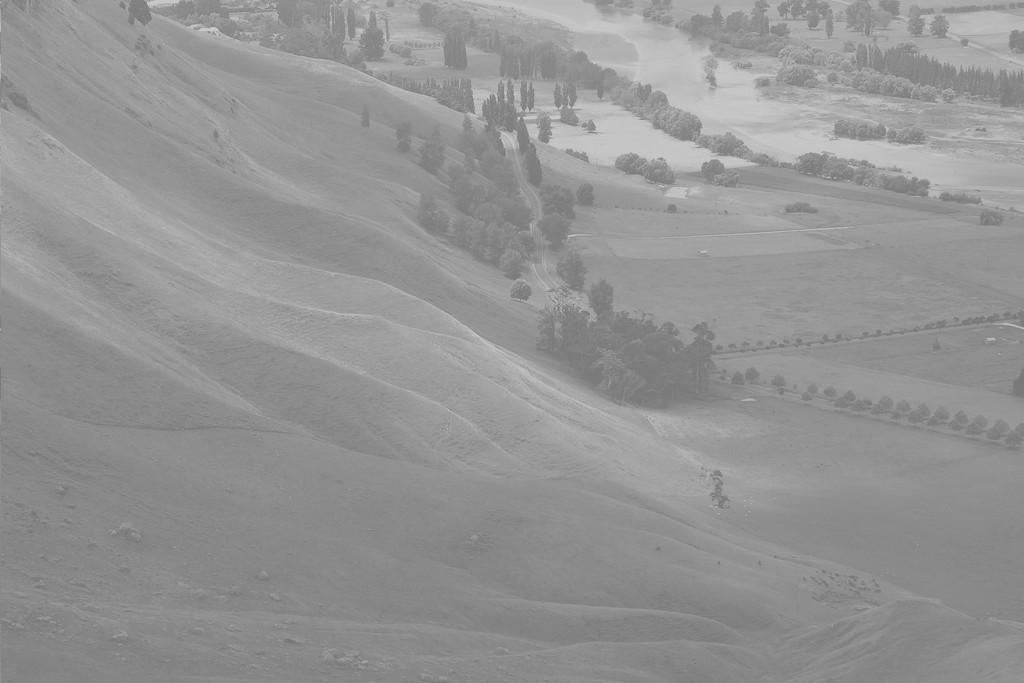
#> input picture histogram-equalization/bay.jpg, 1024 x 683 px
$ jupyter execute '直方图均衡.ipynb'
#> lines starting #> are read from the running program, lines starting #| are printed output that depends on the picture; after the words box and inside, x2 and y2 are one past the last pixel; in counts of white or black regions, pixels touching at a corner belong together
[cell 1]
import matplotlib.pyplot as plt
import numpy as np
import cv2
from skimage import data, img_as_float
from skimage import exposure

### Histograms Equalization in Numpy

[cell 2]
img = cv2.imread('bay.jpg', 0)
#> img is the input picture: shape (683, 1024); min 114, max 212, mean 148
hist, bins = np.histogram(img.flatten(), 256, [0, 256])
#> hist = 256 values, max 30266 at index 137, min 0 at index 0, mean 2732; bins = 257 values from 0 to 256

cdf = hist.cumsum()
#> cdf = 256 values from 0 to 699392
cdf_normalized = cdf * hist.max() / cdf.max()
#> cdf_normalized = 256 values from 0 to 30266

plt.plot(cdf_normalized, color='b')
plt.hist(img.flatten(), 256, [0, 256], color = 'r')
plt.xlim([0, 256])
plt.legend(('cdf', 'histogram'), loc='upper left')
plt.show()
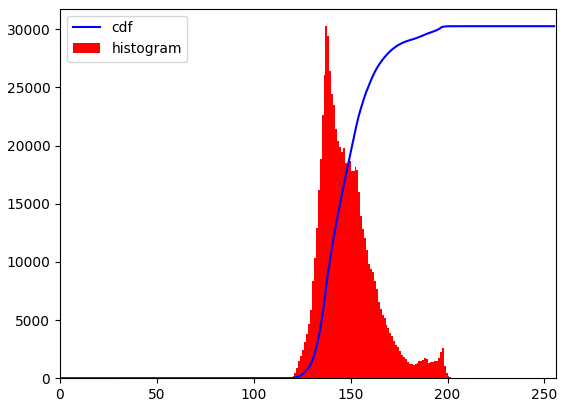
#> figure drawn by matplotlib, 1 panel; tallest bar 30266 high, from x = 137 to 138; curve peaks at x = 212, y = 30266

[cell 3]
cdf_m = np.ma.masked_equal(cdf, 0)
cdf_m = (cdf_m - cdf_m.min())*255 / (cdf_m.max() - cdf_m.min())
cdf = np.ma.filled(cdf_m, 0).astype('uint8')
#> cdf = 256 values from 0 to 255
img2 = cdf[img]
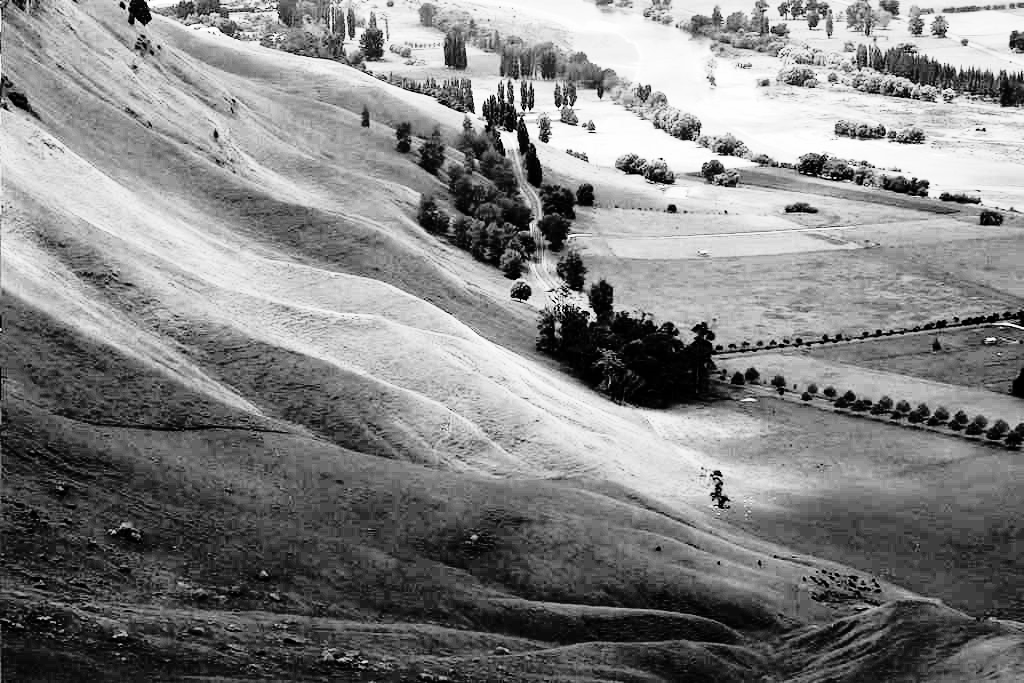
#> img2: shape (683, 1024); min 0, max 255, mean 130.1
res = np.hstack((img, img2))
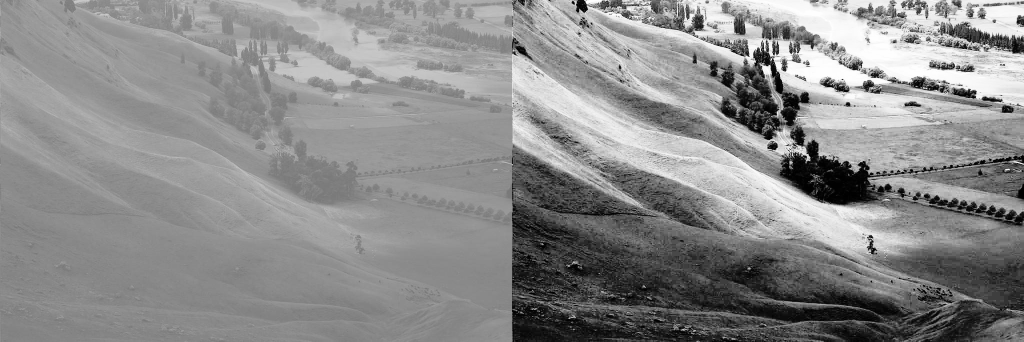
#> res: shape (683, 2048) (shown at 1/2 size); min 0, max 255, mean 139
plt.figure(figsize=(10,10))
plt.imshow(res, cmap="gray")

[cell 4]
hist, bins = np.histogram(img2.flatten(), 256, [0, 256])
#> hist = 256 values, max 30266 at index 62, min 0 at index 4, mean 2732

cdf = hist.cumsum()
#> cdf = 256 values from 1621 to 699392
cdf_normalized = cdf * hist.max() / cdf.max()
#> cdf_normalized = 256 values from 70.15 to 30266

plt.plot(cdf_normalized, color='b')
plt.hist(img2.flatten(), 256, [0, 256], color = 'r')
plt.xlim([0, 256])
plt.ylim([0, 30000])
plt.legend(('cdf', 'histogram'), loc='upper left')
plt.show()
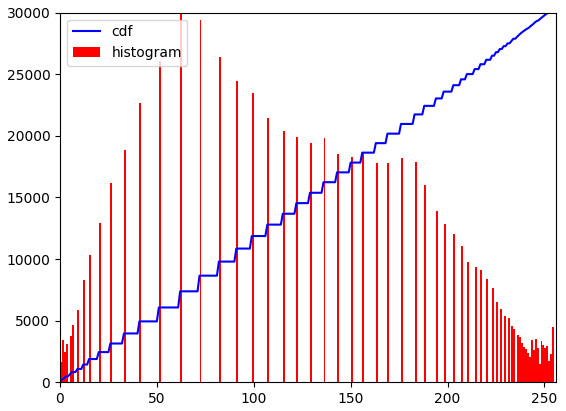
#> figure drawn by matplotlib, 1 panel; tallest bar 30266 high, from x = 62 to 63; curve peaks at x = 255, y = 30266

### Histograms Equalization in OpenCV

[cell 5]
img = cv2.imread('bay.jpg', 0)
equ = cv2.equalizeHist(img)
res = np.hstack((img,equ)) # stacking images side-by-slide
cv2.imwrite('res.png', res)
#> Out = True

[cell 6]
plt.figure(figsize=(10,10))
plt.imshow(res, cmap="gray")

### Histogram Equalization in Skimage

[cell 7]
img = plt.imread('bay.jpg')
img = img_as_float(img)
img_eq = exposure.equalize_hist(img)
res = np.hstack((img, img_eq))
cv2.imwrite('res.png', res)
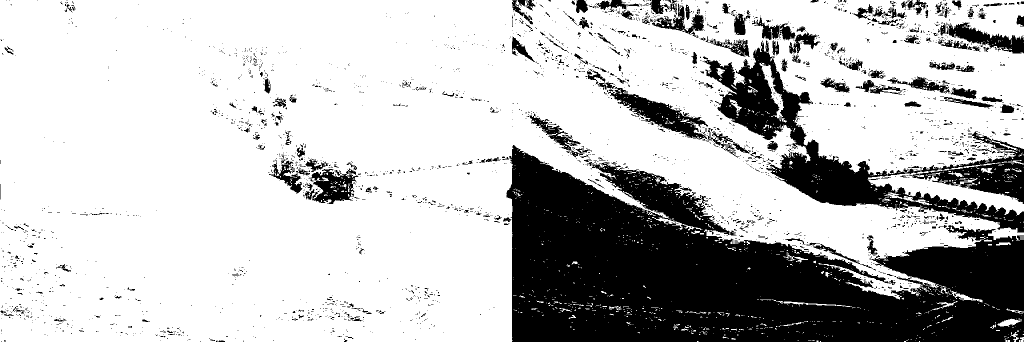
#> saved as res.png: shape (683, 2048) (shown at 1/2 size); values 0 (black) and 1 (white), 75% white; 2790 black regions (2493 under 20 px), largest, box (x1, y1, x2, y2) and area: (1013, 290, 2048, 683) 236032, (1405, 80, 2048, 465) 52581, (1216, 174, 1416, 279) 6319
#> Out = True

[cell 8]
plt.figure(figsize=(10,10))
plt.imshow(res, cmap="gray")

### Apply for brain picture

[cell 9]
img = plt.imread('brain.jpg')
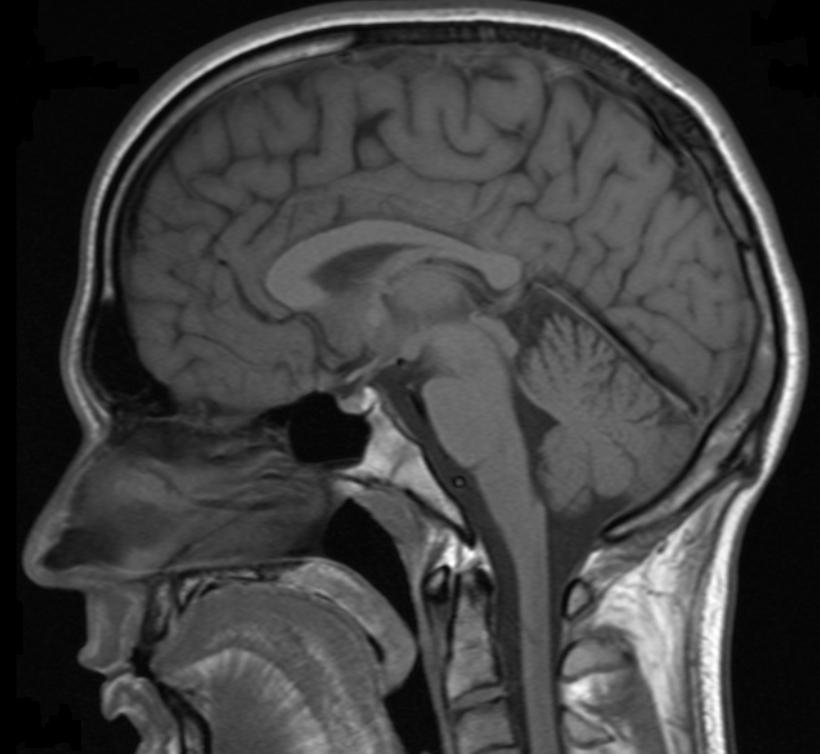
#> input picture histogram-equalization/brain.jpg, 820 x 754 px
#> img is the input picture: shape (754, 820); min 0, max 255, mean 63.9
img = img_as_float(img)
img_eq = exposure.equalize_hist(img)
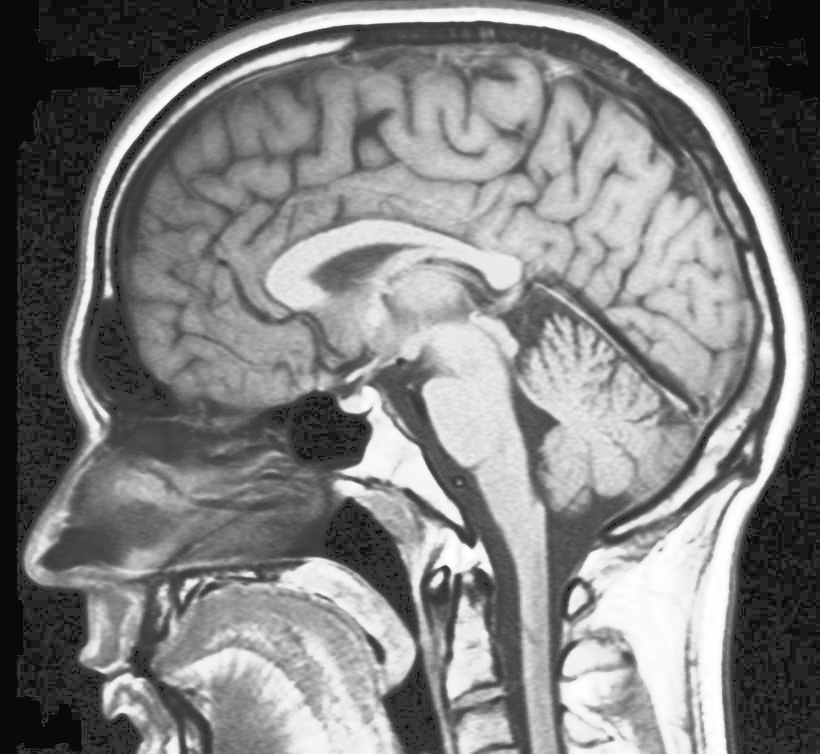
#> img_eq: shape (754, 820) float64; min 0.0377, max 1, mean 0.503
res = np.hstack((img, img_eq))
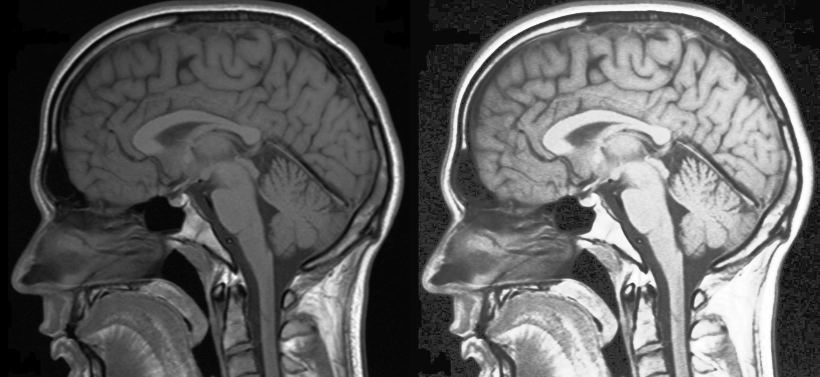
#> res: shape (754, 1640) float64 (shown at 1/2 size); min 0, max 1, mean 0.377
cv2.imwrite('res.png', res)
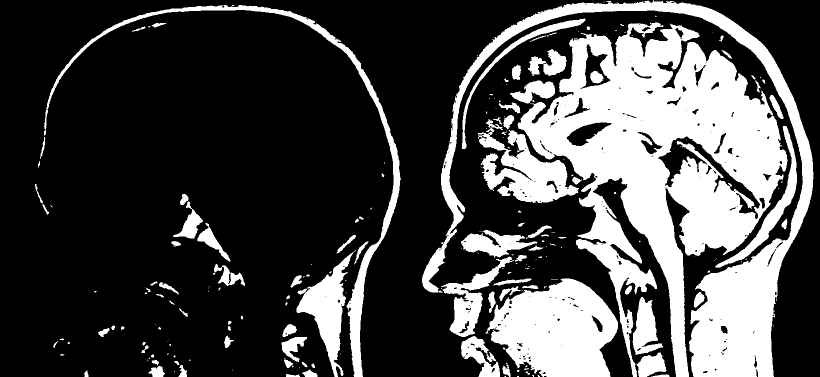
#> saved as res.png: shape (754, 1640) (shown at 1/2 size); values 0 (black) and 1 (white), 28.3% white; 227 white regions (122 under 20 px), largest, box (x1, y1, x2, y2) and area: (1035, 45, 1575, 754) 157733, (844, 0, 1627, 754) 65672, (971, 557, 1236, 754) 35817
#> Out = True
